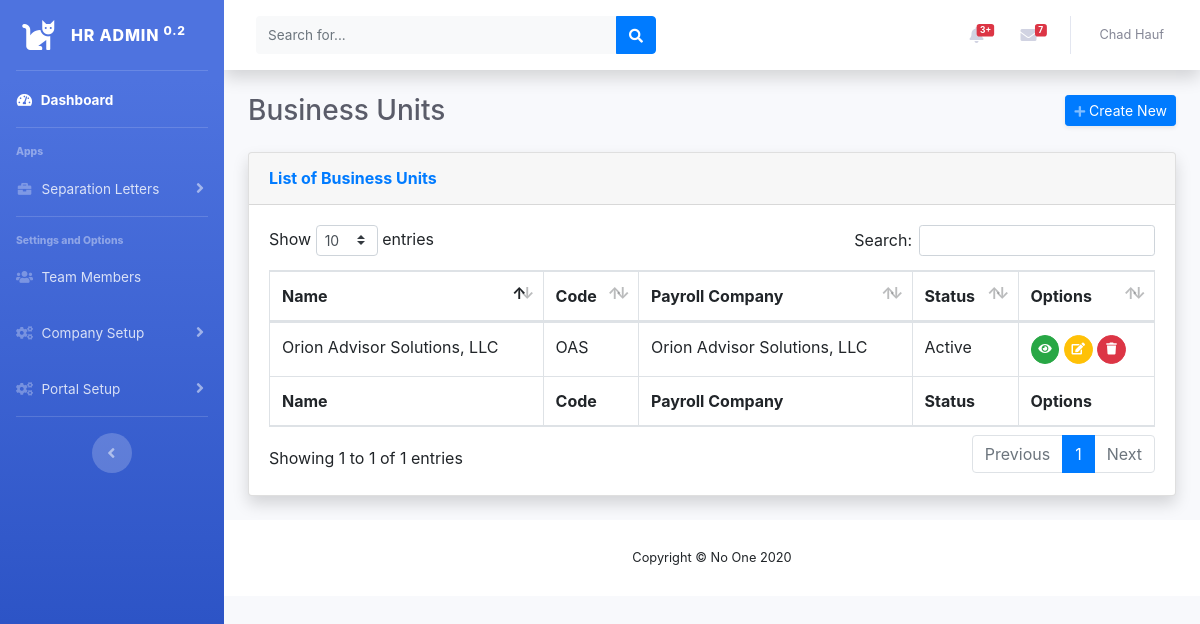
The app's page /businessunit/ with its own data.
### hr_web_app/models.py (models this page shows, shortened)
class BusinessUnit(models.Model):
    code = models.CharField(max_length=3, unique=True, verbose_name='Business Unit Code')
    name = models.CharField(max_length=50, verbose_name='Business Unit Name')
    payrollcompany = models.ForeignKey(PayrollCompany, on_delete=models.PROTECT)
    date_added = models.DateTimeField(auto_now_add=True)
    date_modified = models.DateTimeField(auto_now=True)
    BU_STATUS = (
        ('a', 'Active'),
        ('i', 'Inactive'),
    )
    status = models.CharField(
        max_length=1,
        choices=BU_STATUS,
        default='a',
        verbose_name='Business Unit Status'
    )
    class Meta:
        ordering = ['name']

class PayrollCompany(models.Model):
    code = models.CharField(max_length=3, unique=True, verbose_name='Payroll Company Code')
    name = models.CharField(max_length=50, verbose_name='Payroll Company Name')
    federal_id = models.CharField(max_length=10, verbose_name='Federal ID Number')
    date_added = models.DateTimeField(auto_now_add=True)
    date_modified = models.DateTimeField(auto_now=True)
    COMPANY_STATUS = (
        ('a', 'Active'),
        ('i', 'Inactive'),
    )
    status = models.CharField(
        max_length=1,
        choices=COMPANY_STATUS,
        default='a',
        verbose_name='Payroll Company Status',
    )
    class Meta:
        ordering = ['name']
    def __str__(self):
        return self.name

### hr_web_app/views.py (the view)
# urls.py: path('businessunit/', views.businessunit, name='businessunit'),
def businessunit(request):
    businessunit = BusinessUnit.objects.all()
    context = {'businessunit': businessunit}
    return render(request, 'hr_web_app/businessunit/businessunit.html', context)

### hr_web_app/templates/hr_web_app/businessunit/businessunit.html (shortened to what this page needs)
{% extends "hr_web_app/base.html" %}
{% load static %}
{% block header %}
<div class="d-sm-flex align-items-center justify-content-between mb-4">
    <h1 class="h3 mb-0 text-gray-800">Business Units</h1>
    <a href="{% url 'hr_web_app:new_businessunit' %}" class="d-none d-sm-inline-block btn btn-sm btn-primary shadow-sm"><i class="fas fa-plus fa-sm text-white-50"></i> Create New</a>
</div>
{% endblock %}
{% block page_content %}
<div class="card shadow mb-4">
    <div class="card-header py-3">
        <h6 class="m-0 font-weight-bold text-primary">List of Business Units</h6>
    </div>
    <div class="card-body">
        <div class="table-responsive">
            <table class="table table-bordered" id="dataTable" width="100%" cellspacing="0">
                <thead>
                <tr>
                    <th>Name</th>
                    <th>Code</th>
                    <th>Payroll Company</th>
                    <th>Status</th>
                    <th>Options</th>
                </tr>
                </thead>
                <tfoot>
                <tr>
                    <th>Name</th>
                    <th>Code</th>
                    <th>Payroll Company</th>
                    <th>Status</th>
                    <th>Options</th>
                </tr>
                </tfoot>
                <tbody>
                {% for unit in businessunit %}
                <tr>
                    <td>{{ unit.name }}</td>
                    <td>{{ unit.code }}</td>
                    <td>{{ unit.payrollcompany }}</td>
                    <td>{{ unit.get_status_display }}</td>
                    <td>
                        <a href="{% url 'hr_web_app:view_businessunit' unit.id %}" class="btn btn-success btn-circle btn-sm"><i class="fas fa-eye"></i></a>
                        <a href="{% url 'hr_web_app:edit_businessunit' unit.id %}" class="btn btn-warning btn-circle btn-sm"><i class="fas fa-edit" style="color:white"></i></a>
                        <a href="{% url 'hr_web_app:delete_businessunit' unit.id %}" class="btn btn-danger btn-circle btn-sm"><i class="fas fa-trash"></i></a>
                    </td>
                {% empty %}
                    No business units added yet.
                </tr>
                {% endfor %}
                </tbody>
            </table>
        </div>
    </div>
</div>
{% endblock %}
{% block custom_styles %}
    <link href="{% static 'css/dataTables.bootstrap4.min.css' %}" rel="stylesheet">
{% endblock %}

### records on screen
BusinessUnit: name "Orion Advisor Solutions, LLC", code "OAS", payrollcompany "Orion Advisor Solutions, LLC", status "Active"
